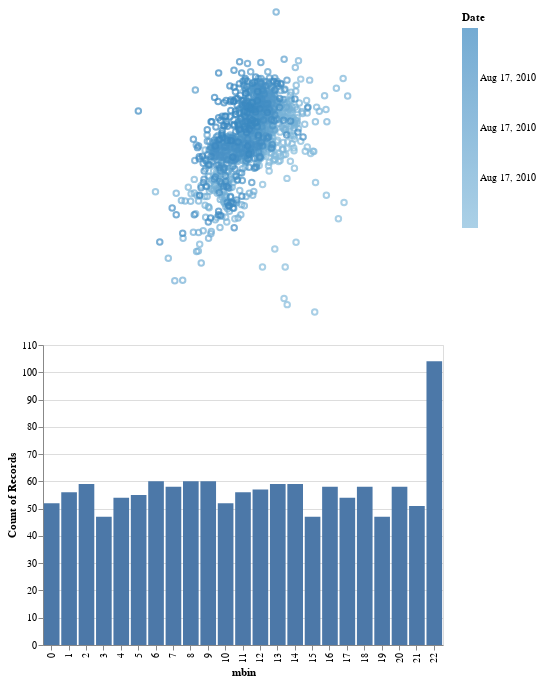

Notebook code cell kept with this figure:
### Code cell
brush = alt.selection(type='interval', encodings=['x'])

points = alt.Chart().mark_point().encode(
    longitude = 'Longitude',
    latitude = 'Latitude',
    color='Date'
).transform_filter(
    brush.ref()
)

bars = alt.Chart().mark_bar().encode(
    x= 'mbin:N',
    y='count()'
).properties(
    selection=brush
)

alt.vconcat(points, bars,
    data=aug16
).transform_bin(
    "mbin",
    field="Hour",
    bin=alt.Bin(maxbins=25)
)

### Figure 1 — Vega-Lite specification as saved in the notebook (floating-point values rounded to 4 significant figures; data arrays with more than 128 entries replaced by an {"elided": "..."} marker saying what was removed)
{"$schema": "https://vega.github.io/schema/vega-lite/v2.6.0.json", "config": {"view": {"height": 300, "width": 400}}, "data": {"name": "data-1a3915ce38be78189faa6f4f62e1711e"}, "datasets": {"data-1a3915ce38be78189faa6f4f62e1711e": {"elided": "1321 records"}}, "transform": [{"as": "mbin", "bin": {"maxbins": 25}, "field": "Hour"}], "vconcat": [{"encoding": {"color": {"field": "Date", "type": "temporal"}, "latitude": {"field": "Latitude", "type": "quantitative"}, "longitude": {"field": "Longitude", "type": "quantitative"}}, "mark": "point", "transform": [{"filter": {"selection": "selector001"}}]}, {"encoding": {"x": {"field": "mbin", "type": "nominal"}, "y": {"aggregate": "count", "type": "quantitative"}}, "mark": "bar", "selection": {"selector001": {"encodings": ["x"], "mark": {"fill": "#333", "fillOpacity": 0.125, "stroke": "white"}, "on": "[mousedown, window:mouseup] > window:mousemove!", "resolve": "global", "translate": "[mousedown, window:mouseup] > window:mousemove!", "type": "interval", "zoom": "wheel!"}}}]}
